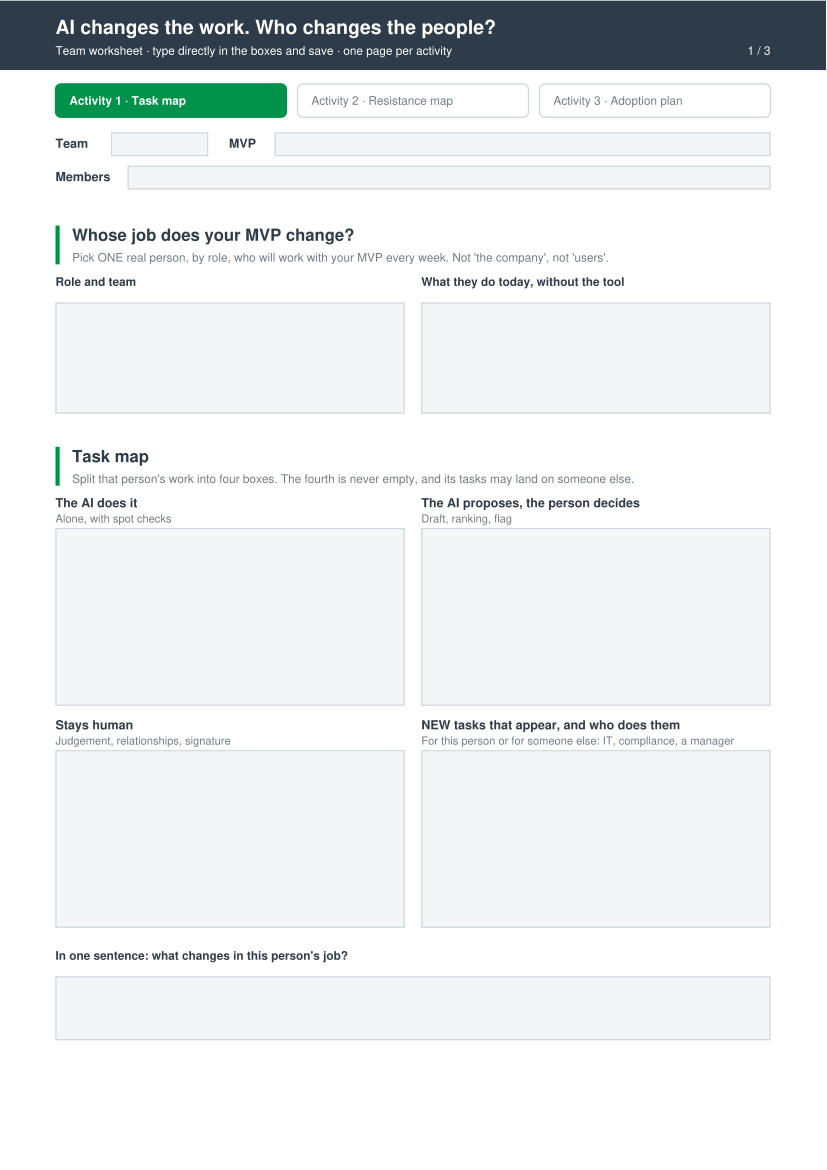

This figure's Python source:
"""Generates the fillable team worksheet. One page per act / exercise.
Usage: python ficha.py OUTPUT.pdf   (needs reportlab)
"""
import sys
from reportlab.lib.pagesizes import A4
from reportlab.pdfgen import canvas
from reportlab.lib.colors import HexColor, white
from reportlab.pdfbase.pdfmetrics import stringWidth

OUT = sys.argv[1]
W, H = A4
M = 40
INK = HexColor("#2E3B48")
GREEN = HexColor("#00924A")
GREY = HexColor("#6E7B87")
FILL = HexColor("#F3F5F7")
LINE = HexColor("#D0D7DE")

ACTS = [("ACT 1", "Activity 1 · Task map"),
        ("ACT 2", "Activity 2 · Resistance map"),
        ("ACT 3", "Activity 3 · Adoption plan")]

c = canvas.Canvas(OUT, pagesize=A4)
c.setTitle("Adoption Plan - team worksheet")
c.setAuthor("Javier Fuentes Ibáñez")
form = c.acroForm
fid = [0]


def wrap(text, font, size, width):
    words, lines, cur = text.split(), [], ""
    for w in words:
        t = (cur + " " + w).strip()
        if stringWidth(t, font, size) <= width:
            cur = t
        else:
            lines.append(cur)
            cur = w
    if cur:
        lines.append(cur)
    return lines


def para(x, y, text, size=9, font="Helvetica", color=GREY, width=None):
    width = width or (W - 2 * M)
    c.setFont(font, size)
    c.setFillColor(color)
    for ln in wrap(text, font, size, width):
        c.drawString(x, y, ln)
        y -= size * 1.35
    return y


def field(x, y_top, w, h, name, tip, multiline=True):
    fid[0] += 1
    form.textfield(name=f"{fid[0]:02d}_{name}", tooltip=tip, x=x, y=y_top - h, width=w, height=h,
                   borderColor=LINE, fillColor=FILL, textColor=INK, borderWidth=0.8,
                   fontName="Helvetica", fontSize=9 if multiline else 10,
                   fieldFlags="multiline" if multiline else "", forceBorder=True,
                   maxlen=None)
    return y_top - h


def header(page):
    """Dark title bar, then the breadcrumb: three acts, the current one filled."""
    c.setFillColor(INK)
    c.rect(0, H - 50, W, 50, fill=1, stroke=0)
    c.setFillColor(white)
    c.setFont("Helvetica-Bold", 14)
    c.drawString(M, H - 24, "AI changes the work. Who changes the people?")
    c.setFont("Helvetica", 8.5)
    c.drawString(M, H - 39, "Team worksheet · type directly in the boxes and save · one page per activity")
    c.drawRightString(W - M, H - 39, f"{page} / 3")
    gap = 8
    cw = (W - 2 * M - 2 * gap) / 3
    y = H - 84
    for i, (act, name) in enumerate(ACTS):
        x = M + i * (cw + gap)
        on = (i + 1 == page)
        c.setStrokeColor(GREEN if on else LINE)
        c.setFillColor(GREEN if on else white)
        c.roundRect(x, y, cw, 24, 4, fill=1, stroke=1)
        c.setFillColor(white if on else GREY)
        c.setFont("Helvetica-Bold" if on else "Helvetica", 8.5)
        c.drawString(x + 10, y + 9, name)
    return y - 22


def step(y, num, title, sub):
    c.setFillColor(GREEN)
    c.rect(M, y - 26, 3, 28, fill=1, stroke=0)
    c.setFillColor(INK)
    c.setFont("Helvetica-Bold", 12)
    c.drawString(M + 12, y - 9, title)
    return para(M + 12, y - 24, sub, size=8.5, width=W - 2 * M - 12) - 6


def label(x, y, text, w=None):
    return para(x, y, text, size=8.5, font="Helvetica-Bold", color=INK, width=w) - 2


FULL = W - 2 * M
cw = (FULL - 12) / 2

# ---------------- PAGE 1 · ACT 1 · Exercise 1 ----------------
y = header(1)
c.setFont("Helvetica-Bold", 9); c.setFillColor(INK)
c.drawString(M, y, "Team"); field(M + 40, y + 11, 70, 17, "team", "Team number", False)
c.drawString(M + 125, y, "MVP"); field(M + 158, y + 11, FULL - 158, 17, "mvp", "MVP name", False)
y -= 24
c.drawString(M, y, "Members"); field(M + 52, y + 11, FULL - 52, 17, "members", "Team members", False)
y -= 34

y = step(y, 1, "Whose job does your MVP change?",
         "Pick ONE real person, by role, who will work with your MVP every week. Not 'the company', not 'users'.")
label(M, y, "Role and team"); label(M + cw + 12, y, "What they do today, without the tool")
y = field(M, y - 12, cw, 80, "user_role", "Role and team")
field(M + cw + 12, y + 80, cw, 80, "user_today", "Current work")
y -= 26

y = step(y, 2, "Task map", "Split that person's work into four boxes. The fourth is never empty, and its tasks may land on someone else.")
boxes = [("The AI does it", "Alone, with spot checks"),
         ("The AI proposes, the person decides", "Draft, ranking, flag"),
         ("Stays human", "Judgement, relationships, signature"),
         ("NEW tasks that appear, and who does them", "For this person or for someone else: IT, compliance, a manager")]
bh = 128
for i, (t, s) in enumerate(boxes):
    x = M + (i % 2) * (cw + 12)
    yy = y - (i // 2) * (bh + 32)
    c.setFillColor(INK); c.setFont("Helvetica-Bold", 9); c.drawString(x, yy, t)
    c.setFillColor(GREY); c.setFont("Helvetica", 8); c.drawString(x, yy - 11, s)
    field(x, yy - 15, cw, bh, f"task_{i+1}", t)
y -= 2 * (bh + 32) + 6
label(M, y, "In one sentence: what changes in this person's job?")
field(M, y - 12, FULL, 46, "role_change", "What changes")
c.showPage()

# ---------------- PAGE 2 · ACT 2 · Exercise 2 ----------------
y = header(2)
y = step(y, 3, "Resistance map",
         "Who will resist your MVP, and why? Typical reasons: my job, my status, looking incompetent, "
         "my signature, more work, no trust.")
cols = [("Who (a role)", 0.22), ("The real reason", 0.39), ("Our answer", 0.39)]
tw = FULL - 16
x = M
for t, f in cols:
    c.setFillColor(INK); c.setFont("Helvetica-Bold", 8.5); c.drawString(x, y, t); x += tw * f + 8
y -= 6
for r in range(3):
    x = M
    for j, (t, f) in enumerate(cols):
        field(x, y, tw * f, 52, f"resist_{r+1}_{j+1}", t); x += tw * f + 8
    y -= 58
y -= 14

y = step(y, 4, "ADKAR check",
         "For the person you chose in Activity 1: score each sentence. 1 = not true today, 5 = fully true. "
         "Then write what you will do about the lowest scores.")
c.setFillColor(INK); c.setFont("Helvetica-Bold", 8.5)
c.drawCentredString(M + 205, y, "Score 1-5"); c.drawString(M + 240, y, "What we will do about it")
y -= 8
adkar = [("Awareness", "They know why this is changing"),
         ("Desire", "They want it: they gain something"),
         ("Knowledge", "They know how to use it, and when not to"),
         ("Ability", "They have the time and the skills"),
         ("Reinforcement", "Something keeps them from going back")]
for t, q in adkar:
    c.setFillColor(INK); c.setFont("Helvetica-Bold", 9); c.drawString(M, y - 13, t)
    c.setFillColor(GREY); c.setFont("Helvetica", 7.5); c.drawString(M, y - 23, q)
    field(M + 185, y, 40, 30, f"adkar_{t}_score", f"{t} score 1-5", False)
    field(M + 240, y, FULL - 240, 30, f"adkar_{t}_action", f"{t} action")
    y -= 36
y -= 14

bh = y - 46
c.setFillColor(FILL); c.setStrokeColor(LINE)
c.roundRect(M, y - bh, FULL, bh, 6, fill=1, stroke=1)
yy = y - 20
c.setFillColor(GREEN); c.setFont("Helvetica-Bold", 11); c.drawString(M + 12, yy, "Sceptic swap")
yy = para(M + 12, yy - 16, "One of you joins the next team as the sceptical boss who has to live with their MVP. "
          "Your job: knock their plan down. Hosts: write down the best objection.",
          size=8.5, color=INK, width=FULL - 24)
yy = para(M + 12, yy - 4, "Optional, with Copilot:", size=8.5, font="Helvetica-Bold", color=INK)
prompt = ("You are the head of [department] at a large Italian state-owned company. Your team has been told to start "
          "using [tool, in one sentence] next month. You are experienced, busy and sceptical. List the five "
          "objections you would raise in the meeting, in order of how hard they are to answer, and for each one say "
          "what would actually convince you.")
c.setFont("Courier", 8); c.setFillColor(INK)
for ln in wrap(prompt, "Courier", 8, FULL - 30):
    c.drawString(M + 16, yy, ln); yy -= 10.5
yy -= 8
label(M + 12, yy, "The best objection we heard, and our answer")
field(M + 12, yy - 12, FULL - 24, yy - 12 - (y - bh) - 12, "best_objection", "Best objection")
c.showPage()

# ---------------- PAGE 3 · ACT 3 · Exercise 3 ----------------
y = header(3)
y = step(y, 0, "Score your MVP",
         "Score each from 0 to 5 and multiply. A zero anywhere makes the total zero. Start your plan with the weakest of the four.")
dims = [("Accuracy", "Is it right?"), ("Use", "Will people open it every week?"),
        ("Trust", "Will they act on what it says?"), ("Value", "Does it save time or money?"), ("Score", "out of 625")]
gap = 22
dw = (FULL - 4 * gap) / 5
for i, (t, q) in enumerate(dims):
    x = M + i * (dw + gap)
    c.setFillColor(GREEN if i == 4 else INK); c.setFont("Helvetica-Bold", 9); c.drawString(x, y, t)
    c.setFillColor(GREY); c.setFont("Helvetica", 7); c.drawString(x, y - 10, q)
    field(x, y - 16, dw, 24, f"score_{t.lower()}", f"{t}: 0 to 5" if i < 4 else "Multiply the four scores", False)
    if i < 4:
        c.setFillColor(GREY); c.setFont("Helvetica-Bold", 13); c.drawCentredString(x + dw + gap / 2, y - 33, "×" if i < 3 else "=")
y -= 66
y = step(y, 5, "First 90 days", "Small and concrete. Plan for the MVP you have built, not the one you imagine.")
pw = (FULL - 16) / 3
for i, p in enumerate(["Days 1-30", "Days 31-60", "Days 61-90"]):
    c.setFillColor(INK); c.setFont("Helvetica-Bold", 9); c.drawString(M + i * (pw + 8), y, p)
    field(M + i * (pw + 8), y - 5, pw, 74, f"plan_{i+1}", p)
y -= 98
for i, (t, n) in enumerate([("How we will know it is being used", "metric"), ("Target at day 90", "target"),
                            ("Owner (a name)", "owner")]):
    c.setFillColor(INK); c.setFont("Helvetica-Bold", 9); c.drawString(M + i * (pw + 8), y, t)
    field(M + i * (pw + 8), y - 5, pw, 26, f"kpi_{n}", t, False)
para(M, y - 42, "Ideas: people who use it every week, out of those who could · outputs used without being redone · "
     "hours saved per person · people still using it after 90 days", size=7.5, color=GREY)
y -= 70

y = step(y, 6, "Four lines you can use tomorrow",
         "Plain words. Use them in your presentation if they help. If you cannot fill one, that is your next step.")
lines = [("Who uses it, and what changes for them", "from Activity 1"),
         ("The resistance we expect, and our answer", "from Activity 2"),
         ("The first 90 days", "from the plan above"),
         ("How we will know it is being used", "metric, target, owner")]
lh = (y - 60 - 4 * 24) / 4
for i, (t, s) in enumerate(lines):
    c.setFillColor(INK); c.setFont("Helvetica-Bold", 10); c.drawString(M, y, t)
    c.setFillColor(GREY); c.setFont("Helvetica", 8); c.drawRightString(W - M, y, s)
    field(M, y - 6, FULL, lh, f"slide_{i+1}", t)
    y -= lh + 24
para(M, 34, "Javier Fuentes Ibáñez · javier@ncompany.es", size=8, color=GREY)
c.save()
print("ok", OUT)
